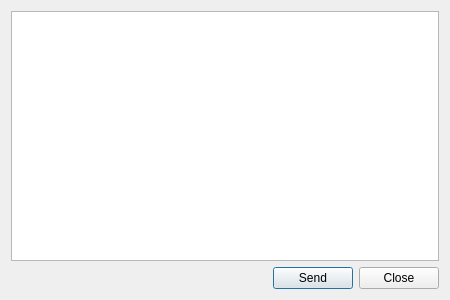
<?xml version="1.0" encoding="UTF-8"?>
<ui version="4.0">
 <class>Dialog</class>
 <widget class="QDialog" name="Dialog">
  <property name="windowModality">
   <enum>Qt::ApplicationModal</enum>
  </property>
  <property name="geometry">
   <rect>
    <x>0</x>
    <y>0</y>
    <width>450</width>
    <height>300</height>
   </rect>
  </property>
  <property name="windowTitle">
   <string>Send Message</string>
  </property>
  <property name="windowIcon">
   <iconset resource="resources.qrc">
    <normaloff>:/dmmsnoop/images/16x16/add.png</normaloff>:/dmmsnoop/images/16x16/add.png</iconset>
  </property>
  <property name="modal">
   <bool>true</bool>
  </property>
  <layout class="QVBoxLayout" stretch="1,0">
   <item>
    <widget class="QPlainTextEdit" name="message">
     <property name="text" stdset="0">
      <string/>
     </property>
    </widget>
   </item>
   <item>
    <layout class="QHBoxLayout" stretch="1,0,0">
     <item>
      <spacer>
       <property name="orientation">
        <enum>Qt::Horizontal</enum>
       </property>
       <property name="sizeHint" stdset="0">
        <size>
         <width>0</width>
         <height>0</height>
        </size>
       </property>
      </spacer>
     </item>
     <item>
      <widget class="QPushButton" name="sendButton">
       <property name="text">
        <string>Send</string>
       </property>
       <property name="icon">
        <iconset resource="resources.qrc">
         <normaloff>:/dmmsnoop/images/16x16/add.png</normaloff>:/dmmsnoop/images/16x16/add.png</iconset>
       </property>
      </widget>
     </item>
     <item>
      <widget class="QPushButton" name="closeButton">
       <property name="text">
        <string>Close</string>
       </property>
       <property name="icon">
        <iconset resource="resources.qrc">
         <normaloff>:/dmmsnoop/images/16x16/close.png</normaloff>:/dmmsnoop/images/16x16/close.png</iconset>
       </property>
      </widget>
     </item>
    </layout>
   </item>
  </layout>
 </widget>
 <resources>
  <include location="resources.qrc"/>
 </resources>
 <connections/>
</ui>
